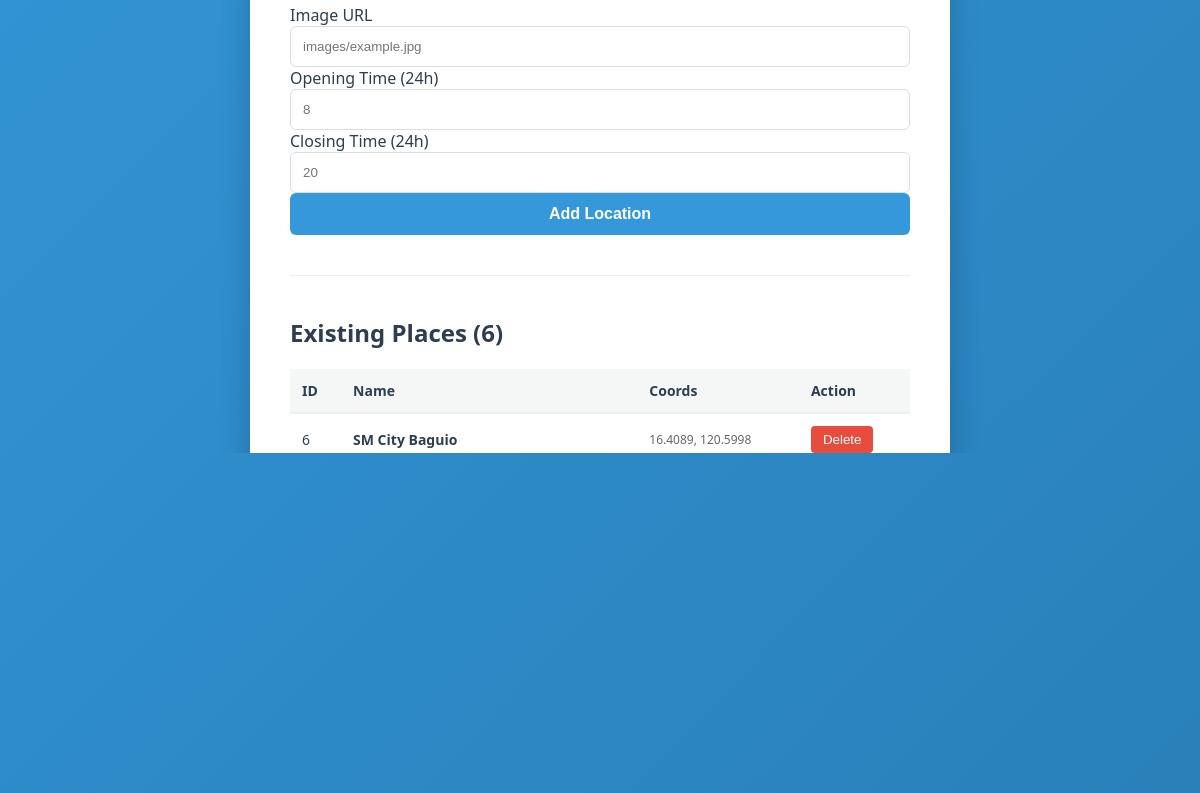
Page /add_location.php (signed in, lower part) on the earlier database version.
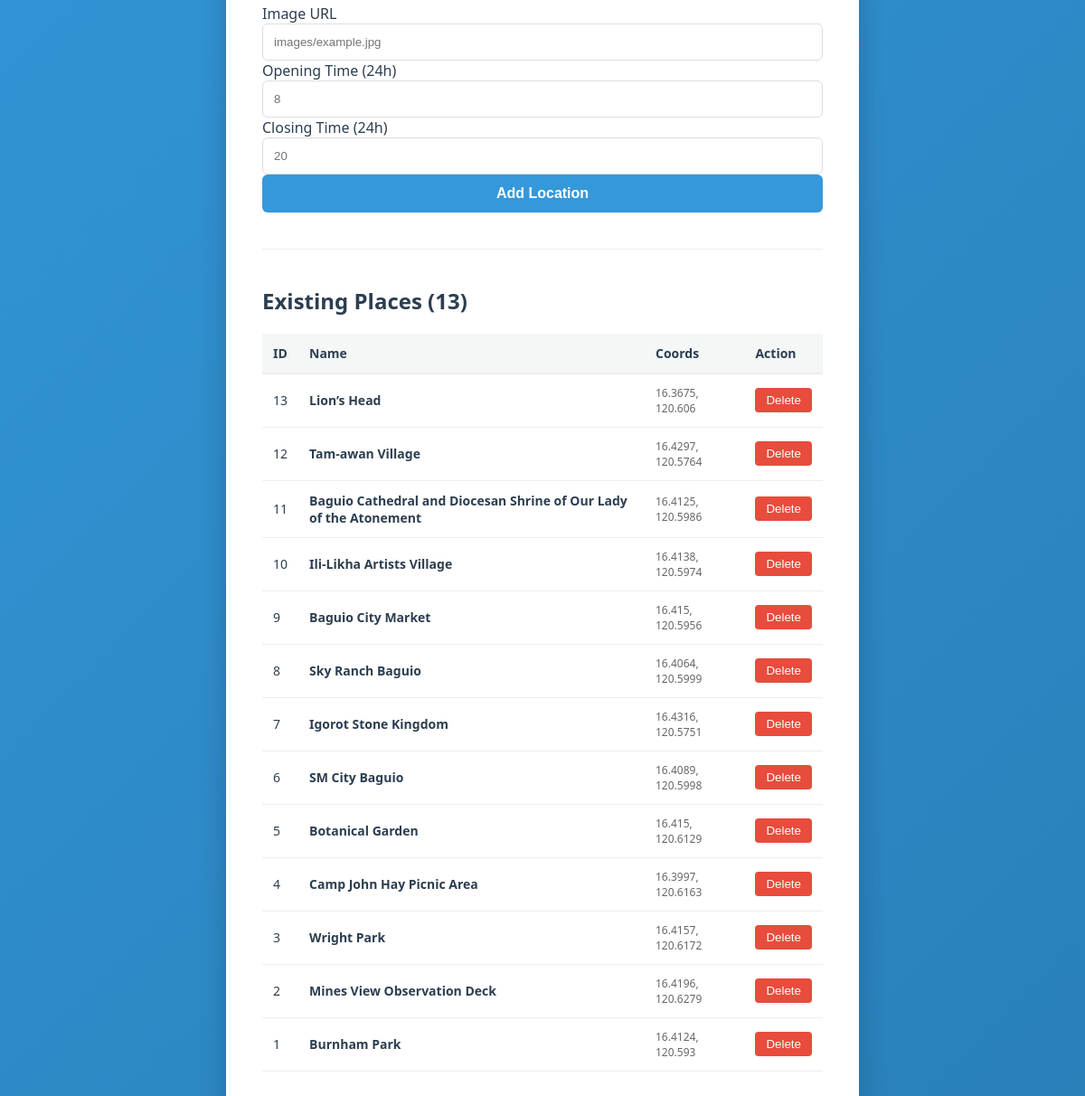
Same page on the later database version.
### tables this page shows
CREATE TABLE `locations` (
  `id` int(11) NOT NULL,
  `name` varchar(255) NOT NULL,
  `lat` decimal(10,8) NOT NULL,
  `lng` decimal(11,8) NOT NULL,
  `venue_address` text NOT NULL,
  `description` text NOT NULL,
  `image_url` varchar(255) DEFAULT NULL,
  `open_time` int(11) DEFAULT 8,
  `close_time` int(11) DEFAULT 18
);

### add_location.php (the view, shortened to what this page needs)
<?php
include 'db_connect.php';
$sql = "SELECT * FROM locations ORDER BY id DESC";
$stmt = $conn->prepare($sql);
$stmt->execute();
$locations = $stmt->fetchAll(PDO::FETCH_ASSOC);
$total_locations = count($locations);
?>
<!DOCTYPE html>
<html lang="en">
<head>
    <link rel="stylesheet" href="stylesheets.css?v=<?php echo time(); ?>">
</head>
<body class="admin-page-body">
    <div class="admin-container">
        <div class="admin-form-wrapper">
            <form action="process_add_location.php" method="POST">
                <div class="form-group form-full">
                    <label>Image URL</label>
                    <input type="text" name="image_url" class="form-control" placeholder="images/example.jpg">
                </div>
                <div class="form-grid">
                    <div class="form-group">
                        <label>Opening Time (24h)</label>
                        <input type="number" name="open_time" class="form-control" min="0" max="23" placeholder="8">
                    </div>
                    <div class="form-group">
                        <label>Closing Time (24h)</label>
                        <input type="number" name="close_time" class="form-control" min="0" max="24" placeholder="20">
                    </div>
                </div>
                <button type="submit" class="btn-primary">Add Location</button>
            </form>
            <div class="list-section">
                <div class="admin-header" style="margin-top: 40px; border-top: 1px solid #eee; padding-top: 20px;">
                    <h2>Existing Places (<?php echo $total_locations; ?>)</h2>
                </div>
                <div class="table-scroll-wrapper">
                    <table class="admin-table">
                        <thead>
                            <tr>
                                <th>ID</th>
                                <th>Name</th>
                                <th>Coords</th>
                                <th>Action</th>
                            </tr>
                        </thead>
                        <tbody>
                            <?php foreach ($locations as $loc): ?>
                            <tr>
                                <td><?php echo $loc['id']; ?></td>
                                <td><strong><?php echo htmlspecialchars($loc['name']); ?></strong></td>
                                <td style="font-size: 12px; color: #666;">
                                    <?php echo round($loc['lat'], 4) . ", " . round($loc['lng'], 4); ?>
                                </td>
                                <td>
                                    <button onclick="confirmDelete(<?php echo $loc['id']; ?>)" class="btn-delete">Delete</button>
                                </td>
                            </tr>
                            <?php endforeach; ?>
                        </tbody>
                    </table>
                </div>
            </div>
        </div>
    </div>
</body>
</html>

Differences in the rows shown:
added locations: id "13", name "Lion’s Head", lat "16.3675", lng "120.606"
added locations: id "12", name "Tam-awan Village", lat "16.4297", lng "120.5764"
added locations: id "11", name "Baguio Cathedral and Diocesan Shrine of Our Lady of the Atonement", lat "16.4125", lng "120.5986"
added locations: id "10", name "Ili-Likha Artists Village", lat "16.4138", lng "120.5974"
added locations: id "9", name "Baguio City Market", lat "16.415", lng "120.5956"
added locations: id "8", name "Sky Ranch Baguio", lat "16.4064", lng "120.5999"
added locations: id "7", name "Igorot Stone Kingdom", lat "16.4316", lng "120.5751"
now on this page (row unchanged): locations: id "5", name "Botanical Garden", lat "16.415", lng "120.6129"
now on this page (row unchanged): locations: id "4", name "Camp John Hay Picnic Area", lat "16.3997", lng "120.6163"
now on this page (row unchanged): locations: id "3", name "Wright Park", lat "16.4157", lng "120.6172"
now on this page (row unchanged): locations: id "2", name "Mines View Observation Deck", lat "16.4196", lng "120.6279"
now on this page (row unchanged): locations: id "1", name "Burnham Park", lat "16.4124", lng "120.593"
Other differences:
$total_locations: "6" → "13"
